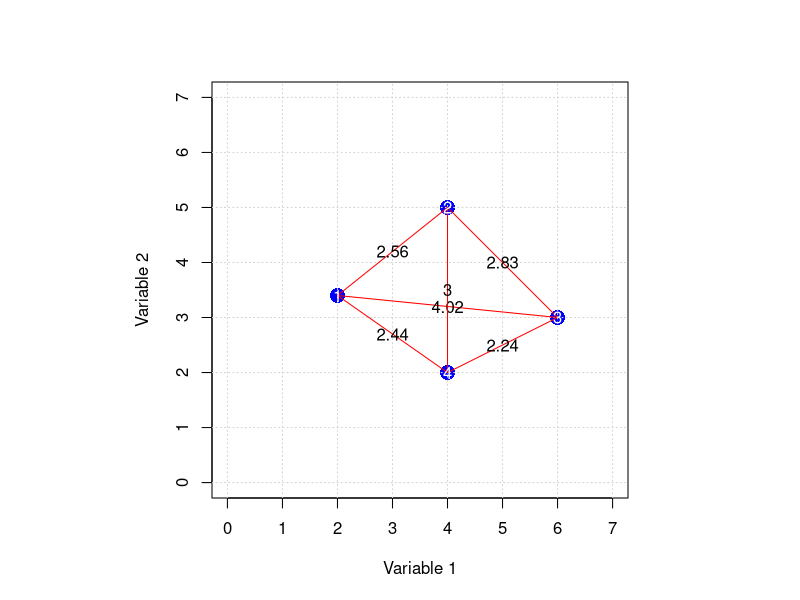

Generate this figure with R:

############################################################
# DistanceExample.R
# Demonstration of Euclidean Distance Calculation
# and Visualization of Pairwise Distances
############################################################

# Simple distance example
x1 <- c(2, 3.4)
x2 <- c(4, 5)

# Euclidean distance
sqrt(t(x1 - x2) %*% (x1 - x2))

############################################################
# Create small dataset
set1 <- data.frame(
  var1 = c(2, 4, 6, 4),
  var2 = c(3.4, 5, 3, 2)
)

############################################################
# Distance matrix
dist.mat <- dist(set1, method = "euclidean")
dist.mat

# Convert to matrix for indexing
dist.mat <- as.matrix(dist.mat)
dist.mat

# Access a specific distance
dist.mat[1,2]

# Show full symmetric matrix
dist(set1, method = "euclidean", upper = TRUE)

############################################################
# Visualization of distances

par(pty = "s")

plot(
  x = set1$var1,
  y = set1$var2,
  xlab = "Variable 1",
  ylab = "Variable 2",
  pch = 16,
  col = "blue",
  cex = 2,
  xlim = c(0,7),
  ylim = c(0,7)
)

grid()

# Draw distance segments
for(i in 1:3){
  for(j in (i+1):4){

    segments(
      set1$var1[i], set1$var2[i],
      set1$var1[j], set1$var2[j],
      col = "red"
    )

    text(
      (set1$var1[i]+set1$var1[j])/2,
      (set1$var2[i]+set1$var2[j])/2,
      labels = round(dist.mat[i,j],2)
    )
  }
}

text(set1$var1, set1$var2, labels = 1:4, col = "white")

############################################################
# Alternative distance calculation using cluster package

library(cluster)
daisy(set1, metric = "euclidean")
